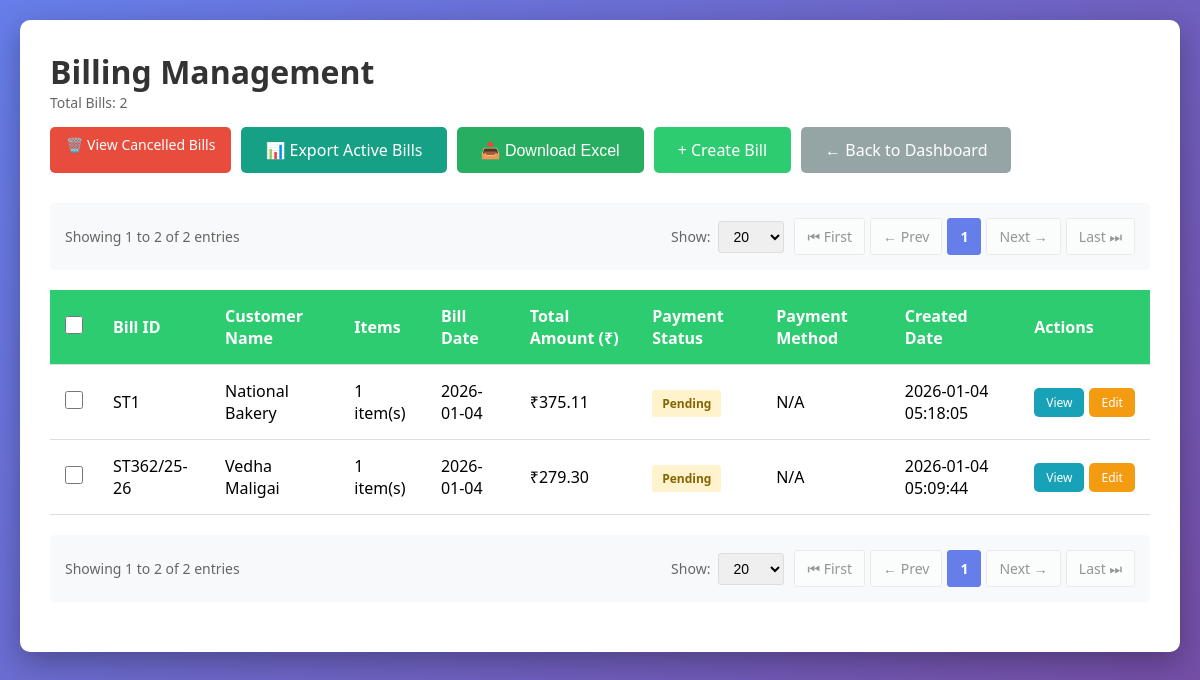
The page /billing/ on the database as committed earlier.
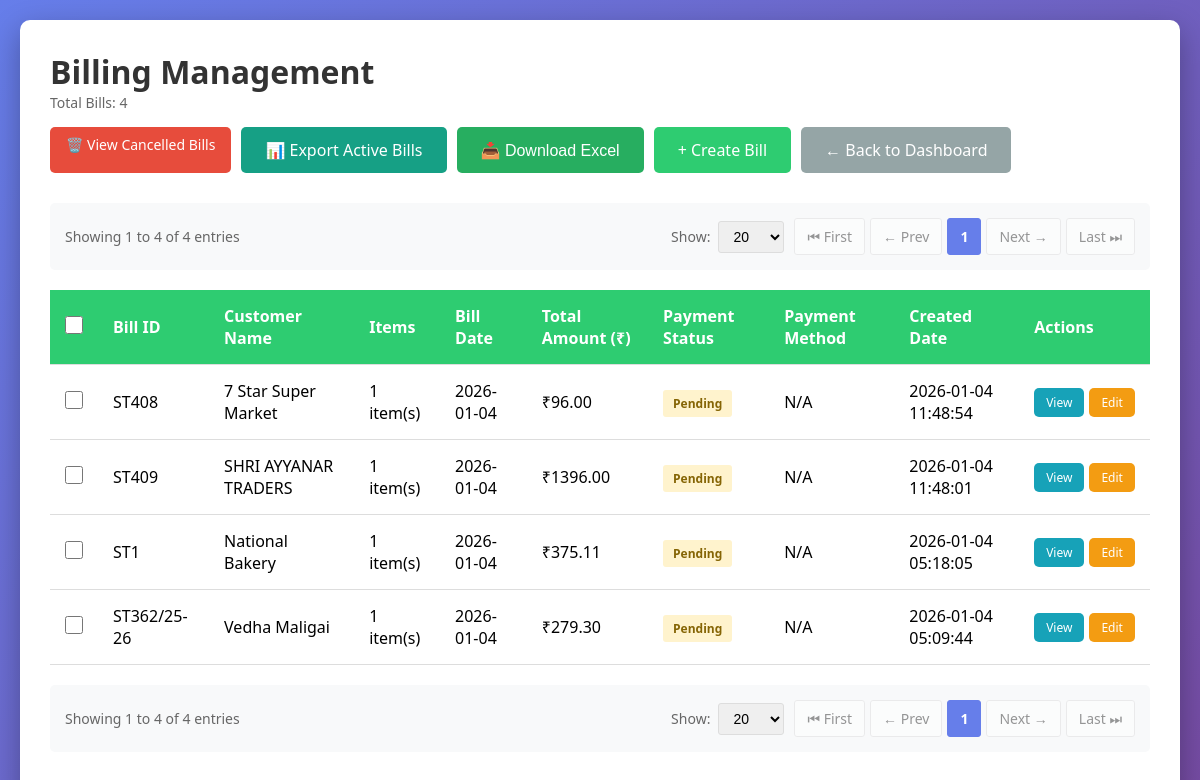
The same page on the database as committed later.
### tables this page shows
CREATE TABLE billing (
                    id INTEGER PRIMARY KEY AUTOINCREMENT,
                    bill_id TEXT UNIQUE NOT NULL,
                    customer_id INTEGER NOT NULL,
                    bill_date DATE NOT NULL,
                    subtotal REAL DEFAULT 0.0,
                    gst_amount REAL DEFAULT 0.0,
                    total_amount REAL NOT NULL DEFAULT 0.0,
                    payment_status TEXT DEFAULT 'Pending',
                    notes TEXT,
                    created_at TIMESTAMP DEFAULT CURRENT_TIMESTAMP, round_off REAL DEFAULT 0.0,
                    FOREIGN KEY (customer_id) REFERENCES customers (id)
                );

CREATE TABLE customers (
                    id INTEGER PRIMARY KEY AUTOINCREMENT,
                    customer_id TEXT UNIQUE NOT NULL,
                    vendor_code TEXT UNIQUE,
                    name TEXT NOT NULL,
                    email TEXT,
                    mobile TEXT,
                    address TEXT,
                    state TEXT,
                    gst_number TEXT,
                    created_at TIMESTAMP DEFAULT CURRENT_TIMESTAMP
                );

### routes/billing.py (the view)
@billing_bp.route('/')
def index():
    show_cancelled = request.args.get('show_cancelled', 'false') == 'true'
    page = request.args.get('page', 1, type=int)
    per_page = request.args.get('per_page', 20, type=int)
    if per_page not in [10, 20, 50, 100]:
        per_page = 20
    if page < 1:
        page = 1
    conn = get_db_connection()
    if show_cancelled:
        total_count = conn.execute('''
            SELECT COUNT(*) as count FROM billing
            WHERE payment_status = 'Cancelled'
        ''').fetchone()['count']
    else:
        total_count = conn.execute('''
            SELECT COUNT(*) as count FROM billing
            WHERE payment_status != 'Cancelled'
        ''').fetchone()['count']
    total_pages = max(1, (total_count + per_page - 1) // per_page) if total_count > 0 else 1
    if page > total_pages:
        page = total_pages
    offset = (page - 1) * per_page
    if show_cancelled:
        bills = conn.execute('''
            SELECT b.*, c.name as customer_name,
                   (SELECT COUNT(*) FROM billing_items WHERE bill_id = b.bill_id) as item_count
            FROM billing b
            JOIN customers c ON b.customer_id = c.id
            WHERE b.payment_status = 'Cancelled'
            ORDER BY b.created_at DESC
            LIMIT ? OFFSET ?
        ''', (per_page, offset)).fetchall()
    else:
        bills = conn.execute('''
            SELECT b.*, c.name as customer_name,
                   (SELECT COUNT(*) FROM billing_items WHERE bill_id = b.bill_id) as item_count
            FROM billing b
            JOIN customers c ON b.customer_id = c.id
            WHERE b.payment_status != 'Cancelled'
            ORDER BY b.created_at DESC
            LIMIT ? OFFSET ?
        ''', (per_page, offset)).fetchall()
    conn.close()
    has_prev = page > 1
    has_next = page < total_pages
    return render_template('billing/index.html',
                         bills=bills,
                         show_cancelled=show_cancelled,
                         page=page,
                         per_page=per_page,
                         total_count=total_count,
                         total_pages=total_pages,
                         has_prev=has_prev,
                         has_next=has_next)

### database.py (called while the page is built)
def get_db_connection():
    conn = sqlite3.connect(DATABASE)
    conn.row_factory = sqlite3.Row
    return conn

### templates/billing/index.html (shortened to what this page needs)
<!DOCTYPE html>
<html lang="en">
<head>
</head>
<body>
    <div class="container">
        <div class="header">
            <div>
                <h1>Billing Management{% if show_cancelled %} - Cancelled Bills{% endif %}</h1>
                <p class="bill-count">Total Bills: {{ total_count }}</p>
            </div>
            <div class="button-group">
                {% if show_cancelled %}
                <a href="{{ url_for('billing.index') }}" class="btn btn-info no-print">📋 View Active Bills</a>
                {% else %}
                <a href="{{ url_for('billing.index', show_cancelled='true') }}" class="btn btn-danger no-print">🗑️ View Cancelled Bills</a>
                {% endif %}
                <a href="{{ url_for('billing.active_bills_export') }}" class="btn btn-success no-print" style="background: #16a085;">📊 Export Active Bills</a>
                <button onclick="downloadExcel()" class="btn btn-success no-print">📥 Download Excel</button>
                <a href="{{ url_for('billing.create') }}" class="btn btn-primary no-print">+ Create Bill</a>
                <a href="{{ url_for('dashboard') }}" class="btn btn-secondary no-print">← Back to Dashboard</a>
            </div>
        </div>
        {% if total_count > 0 %}
            {% set route_name = 'billing.index' %}
            {% set extra_params = {'show_cancelled': 'true' if show_cancelled else 'false'} %}
            {% include 'pagination.html' %}
        {% endif %}
        {% if bills %}
            <form id="cancelForm" method="POST" action="{{ url_for('billing.cancel_bills_confirm') }}">
                <table>
                    <thead>
                        <tr>
                            {% if not show_cancelled %}
                            <th class="checkbox-cell no-print">
                                <input type="checkbox" id="selectAll" onchange="toggleSelectAll(this)">
                            </th>
                            {% endif %}
                            <th>Bill ID</th>
                            <th>Customer Name</th>
                            <th>Items</th>
                            <th>Bill Date</th>
                            <th>Total Amount (₹)</th>
                            <th>Payment Status</th>
                            <th>Payment Method</th>
                            <th>Created Date</th>
                            <th class="no-print">Actions</th>
                        </tr>
                    </thead>
                    <tbody>
                        {% for bill in bills %}
                        <tr>
                            {% if not show_cancelled %}
                            <td class="checkbox-cell no-print">
                                <input type="checkbox" name="bill_ids[]" value="{{ bill['id'] }}" class="bill-checkbox" onchange="updateSelection()">
                            </td>
                            {% endif %}
                            <td>{{ bill['bill_id'] }}</td>
                            <td>{{ bill['customer_name'] }}</td>
                            <td>{{ bill['item_count'] }} item(s)</td>
                            <td>{{ bill['bill_date'] }}</td>
                            <td>₹{{ "%.2f"|format(bill['total_amount']) }}</td>
                            <td>
                                <span class="status-badge status-{{ bill['payment_status']|lower }}">
                                    {{ bill['payment_status'] }}
                                </span>
                            </td>
                            <td>{{ bill['payment_method'] or 'N/A' }}</td>
                            <td>{{ bill['created_at'] }}</td>
                            <td class="no-print">
                                <div style="display: flex; gap: 5px;">
                                    <a href="{{ url_for('billing.view', id=bill['id']) }}" class="btn btn-info" style="padding: 6px 12px; font-size: 12px;">View</a>
                                    <a href="{{ url_for('billing.update', bill_id=bill['id']) }}" class="btn btn-primary" style="padding: 6px 12px; font-size: 12px; background: #f39c12;">Edit</a>
                                </div>
                            </td>
                        </tr>
                        {% endfor %}
                    </tbody>
                </table>
            </form>
            {% if total_count > 0 %}
                {% set route_name = 'billing.index' %}
                {% set extra_params = {'show_cancelled': 'true' if show_cancelled else 'false'} %}
                {% include 'pagination.html' %}
            {% endif %}
        {% endif %}
    </div>
</body>
</html>

### templates/pagination.html (shortened to what this page needs)
<div class="pagination-container no-print">
    <div class="pagination-info">
        {% if total_count > 0 %}
            Showing {{ ((page - 1) * per_page) + 1 }} to {{ [page * per_page, total_count]|min }} of {{ total_count }} entries
        {% else %}
            No entries to display
        {% endif %}
    </div>
    <div class="pagination-controls">
        <div class="page-size-selector">
            <label for="perPageSelect">Show:</label>
            <select id="perPageSelect" onchange="changePageSize(this.value)">
                <option value="20" {% if per_page == 20 %}selected{% endif %}>20</option>
            </select>
        </div>
        <div class="pagination-buttons">
            <a href="{{ url_for(route_name, page=1, per_page=per_page, **extra_params) }}"
               class="pagination-btn {% if not has_prev %}disabled{% endif %}">
                ⏮ First
            </a>
            <a href="{{ url_for(route_name, page=page-1, per_page=per_page, **extra_params) }}"
               class="pagination-btn {% if not has_prev %}disabled{% endif %}">
                ← Prev
            </a>
            {% set start_page = [1, page - 2]|max %}
            {% set end_page = [total_pages, page + 2]|min %}
            {% for p in range(start_page, end_page + 1) %}
                <a href="{{ url_for(route_name, page=p, per_page=per_page, **extra_params) }}"
                   class="pagination-btn {% if p == page %}active{% endif %}">
                    {{ p }}
                </a>
            {% endfor %}
            <a href="{{ url_for(route_name, page=page+1, per_page=per_page, **extra_params) }}"
               class="pagination-btn {% if not has_next %}disabled{% endif %}">
                Next →
            </a>
            <a href="{{ url_for(route_name, page=total_pages, per_page=per_page, **extra_params) }}"
               class="pagination-btn {% if not has_next %}disabled{% endif %}">
                Last ⏭
            </a>
        </div>
    </div>
</div>

### templates/billing/index.html (style rules this page uses)
* { margin: 0; padding: 0; box-sizing: border-box; }
body { font-family: 'Segoe UI', Tahoma, Geneva, Verdana, sans-serif; background: linear-gradient(135deg, #667eea 0%, #764ba2 100%); min-height: 100vh; padding: 20px; }
.container { max-width: 1400px; margin: 0 auto; background: white; border-radius: 10px; box-shadow: 0 10px 30px rgba(0,0,0,0.3); padding: 30px; }
.header { display: flex; justify-content: space-between; align-items: center; margin-bottom: 30px; flex-wrap: wrap; gap: 15px; }
h1 { color: #333; }
.btn { padding: 12px 24px; border: none; border-radius: 5px; cursor: pointer; text-decoration: none; font-size: 16px; transition: all 0.3s; display: inline-block; }
.btn-primary { background: #2ecc71; color: white; }
.btn-secondary { background: #95a5a6; color: white; }
.btn-info { background: #3498db; color: white; padding: 8px 16px; font-size: 14px; }
.btn-danger { background: #e74c3c; color: white; padding: 8px 16px; font-size: 14px; }
.btn-success { background: #27ae60; color: white; }
.btn-info { background: #17a2b8; color: white; }
table { width: 100%; border-collapse: collapse; margin-top: 20px; }
th, td { padding: 15px; text-align: left; border-bottom: 1px solid #ddd; }
th { background: #2ecc71; color: white; font-weight: 600; }
.bill-count { color: #666; font-size: 14px; }
.button-group { display: flex; gap: 10px; }
.status-badge { padding: 5px 10px; border-radius: 3px; font-size: 12px; font-weight: bold; }
.status-pending { background: #fff3cd; color: #856404; }
.checkbox-cell { width: 40px; text-align: center; }
input[type="checkbox"] { width: 18px; height: 18px; cursor: pointer; }

### templates/pagination.html (style rules this page uses)
.pagination-container { display: flex; justify-content: space-between; align-items: center; margin: 20px 0; padding: 15px; background: #f8f9fa; border-radius: 5px; flex-wrap: wrap; gap: 15px; }
.pagination-info { color: #666; font-size: 14px; }
.pagination-controls { display: flex; gap: 10px; align-items: center; flex-wrap: wrap; }
.pagination-buttons { display: flex; gap: 5px; }
.pagination-btn { padding: 8px 12px; border: 1px solid #ddd; background: white; color: #333; text-decoration: none; border-radius: 3px; font-size: 14px; transition: all 0.3s; cursor: pointer; }
.pagination-btn.active { background: #667eea; color: white; border-color: #667eea; font-weight: bold; }
.pagination-btn.disabled { opacity: 0.5; cursor: not-allowed; pointer-events: none; }
.page-size-selector { display: flex; align-items: center; gap: 8px; }
.page-size-selector label { font-size: 14px; color: #666; }
.page-size-selector select { padding: 6px 10px; border: 1px solid #ddd; border-radius: 3px; font-size: 14px; cursor: pointer; }

Rows that differ between the two databases and show on the page:
added billing: bill_id "ST408", customer_name "7 Star Super Market", item_count "1", bill_date "2026-01-04", total_amount "96.00", payment_status "Pending", bill "N/A", created_at "2026-01-04 11:48:54"
added billing: bill_id "ST409", customer_name "SHRI AYYANAR TRADERS", item_count "1", bill_date "2026-01-04", total_amount "1396.00", payment_status "Pending", bill "N/A", created_at "2026-01-04 11:48:01"
Other text that changed with them:
{{ total_count }}: "2" → "4"
{{ [page * per_page, total_count]|min }}: "2 2" → "4 4"
{{ total_count }}: "2 2" → "4 4"
